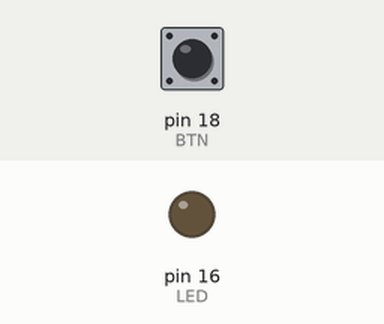
A program run on a simulated MicroPython board. Parts: output pins drawn as LEDs (lit = HIGH). Inputs (shaded band) come from the test bench; at power-on: pin 18 (BTN) HIGH.

Above: at 1.2 s.
1.3 s: pin 18 (BTN) pulled LOW for 0.15 s
At 1.8 s:
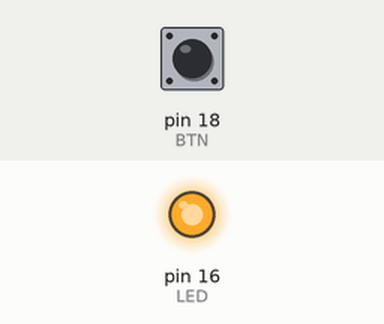
Timing chart, 0 to 10.4 s (numbered marks = the images above; inputs shaded):
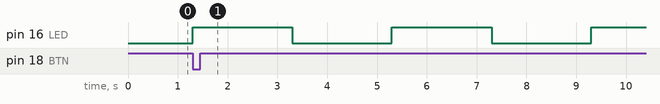

Measured:
- after the input at 1.3 s, pin 16 (LED): alternates HIGH for 2.0 s and LOW for 2.0 s, starting at once

The program:

GPIO_2.0.py
```python
# GPIO version 2.0

# utilisation de l'interruption pour changer la vitesse de clignottement de la LED
# Point à amméliorer : utiliser un timer pour faire clignotter la LED

from machine import Pin
import time
LED = Pin(16, Pin.OUT)
BTN = Pin(18, Pin.IN, Pin.PULL_UP)

ledSpeed = 0
debounce_time = 0

def interruption_callback(BTN):
    global debounce_time, ledSpeed
    if (time.ticks_ms()-debounce_time) > 500:
        ledSpeed = ledSpeed + 1
        if ledSpeed == 3:
            ledSpeed = 0
            LED.value(0)
        debounce_time=time.ticks_ms()

BTN.irq(trigger=Pin.IRQ_FALLING, handler=interruption_callback)

while True:
    while ledSpeed > 0:
        LED.toggle()
        time.sleep(2/ledSpeed)
```
